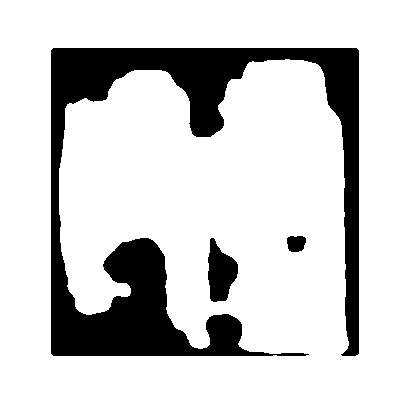
#> input picture data_augmentation/images_filterd/image_at_epoch_126.png, 400 x 400 px; its folder holds only this picture in this run
$ python -i filter.py   (imports and definitions only)
#> lines starting #> are read from the running program, lines starting #| are printed output that depends on the picture; after the words box and inside, x2 and y2 are one past the last pixel; in counts of white or black regions, pixels touching at a corner belong together; pictures that were not available may be replaced by others from this repository, and a replacement may not be noted
#> further down, picture is the input picture: shape (400, 400, 3); 80.7% white; 3 black regions, box (x1, y1, x2, y2) and area: (51, 48, 359, 356) 29300, (208, 238, 238, 302) 1259, (287, 236, 306, 252) 256
import numpy as np
import cv2
from matplotlib import pyplot as plt
from skimage.restoration import denoise_tv_chambolle
import glob
import os
import itertools


path = "/home/nilou/Schreibtisch/geno/research/222702_planets/image2/*.png"
inputs = glob.glob(path)


class Filter:
    def filterImages(self, input, output):

#> called with output = 'out.png'
        for image in inputs:
            fileBase = os.path.basename(image)
            noisy_image = cv2.imread(image)
            noisy_image = cv2.fastNlMeansDenoising(noisy_image, None, 80, 9, 21)
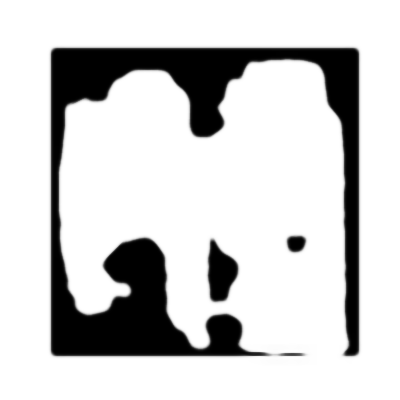
#> noisy_image: shape (400, 400, 3); min 0, max 255, mean 206.1
            image = cv2.cvtColor(noisy_image, cv2.COLOR_BGR2GRAY)
            se = cv2.getStructuringElement(cv2.MORPH_RECT, (40, 40))
            bg = cv2.morphologyEx(image, cv2.MORPH_DILATE, se)
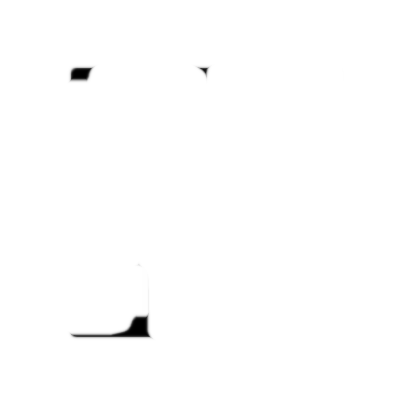
#> bg: shape (400, 400); min 0, max 255, mean 253.8
            out_gray = cv2.divide(image, bg, scale=255)
            out_binary = cv2.threshold(out_gray, 0, 255, cv2.THRESH_OTSU)[1]
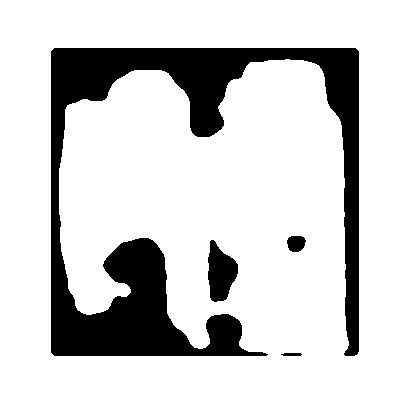
#> out_binary: shape (400, 400); 80.8% white; 4 black regions, box (x1, y1, x2, y2) and area: (51, 48, 359, 356) 29222, (208, 240, 238, 302) 1242, (287, 236, 306, 252) 245, (281, 353, 302, 356) 56
            if not output == None:
                output_path = os.path.join(output, fileBase)
                cv2.imwrite(output_path, out_binary)
                print(fileBase)
                print(
                    "----------------------------------------------------------------------------------"
                )
            else:
                path = os.path.join(input, "/output")
                output_path = os.mkdir(path)
                cv2.imwrite(output_path, out_binary)
                print(fileBase)
                print(
                    "----------------------------------------------------------------------------------"
                )


def main():

    parser = Gooey(ArgumentParser())
    parser.add_argument(
        "--image_path",
        action="store",
        dest="image_path",
        help="path to the floor plan of your world. (in .pgm , .jpg or .png format)",
        required=True,
    )

    parser.add_argument(
        "--output_path",
        action="store",
        dest="output_path",
        help="output path where the generated images should be stored.",
        required=False,
    )

    args = parser.parse_args()
    Filter().filterImages(args.image_path, args.output_path)

# [2 lines not run here, left out]

>>> import cv2
>>> picture = cv2.imread('images_filterd/image_at_epoch_126.png')
>>> result = Filter().filterImages(picture, 'out.png')
